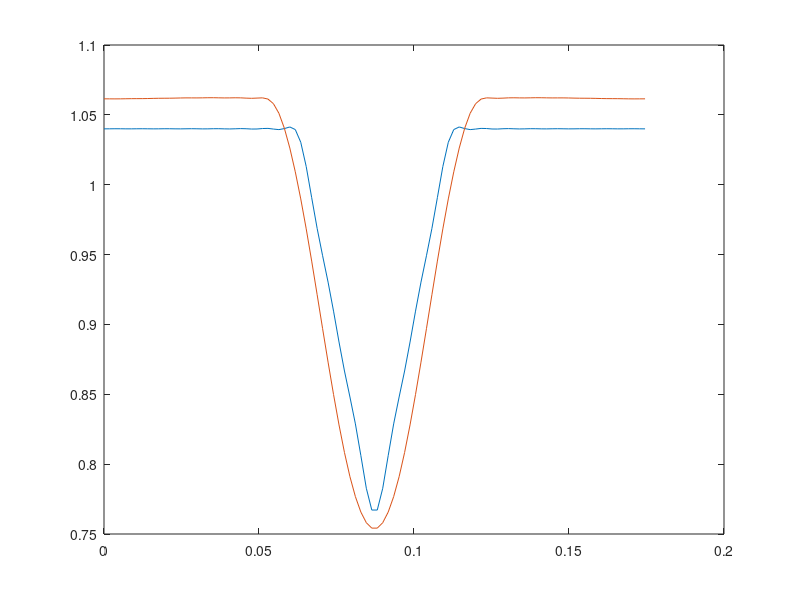

Here is the MATLAB script that generated this plot:
% Machine parameters
b14 = 0.002509;
g = 0.0005;
hM = 0.002;
t1 = 0.01;
muR = 1.05;

% Gieras method
kappa = b14/(g + hM/muR);
kappa2 = kappa/2;

gamma_1 = 4/pi * (kappa2 * atan(kappa2) - log(sqrt(1 + kappa2^2)));
kC = t1 / (t1 - gamma_1 * g);

gprime = g * kC + hM/muR;
rho = kappa/(kappa+5) * 2 * sqrt(1 + kappa^2) / (sqrt(1+kappa^2) - 1);

k = 1:20;
k_ok = sin(k*rho*pi*b14/(2*t1))./(k*rho*pi*b14/(2*t1));

Ak = -2 * gprime * gamma_1/t1 * k_ok.^2;

alpha_list = linspace(0, pi/18, 100);
lambda = ones(1, length(alpha_list));
for k_t = k
    lambda = lambda + Ak(k_t) * cos(k_t * 36 * (alpha_list + pi/36));
end

% Weber method
beta = 0.5 * (1 - 1/sqrt(1 + kappa^2));
Gamma = b14/t1;
Ak_Weber = -beta./k .* 4/pi .*(0.5 + (k*Gamma).^2 ./ (0.78 - 2*(k*Gamma).^2))...
    .* sin(1.6*pi*k*Gamma);

lambda_Weber = ones(1, length(alpha_list));
for k_t = k
    lambda_Weber = lambda_Weber + Ak_Weber(k_t) * cos(k_t * 36 * (alpha_list + pi/36));
end

figure
plot(alpha_list, lambda, alpha_list, lambda_Weber);